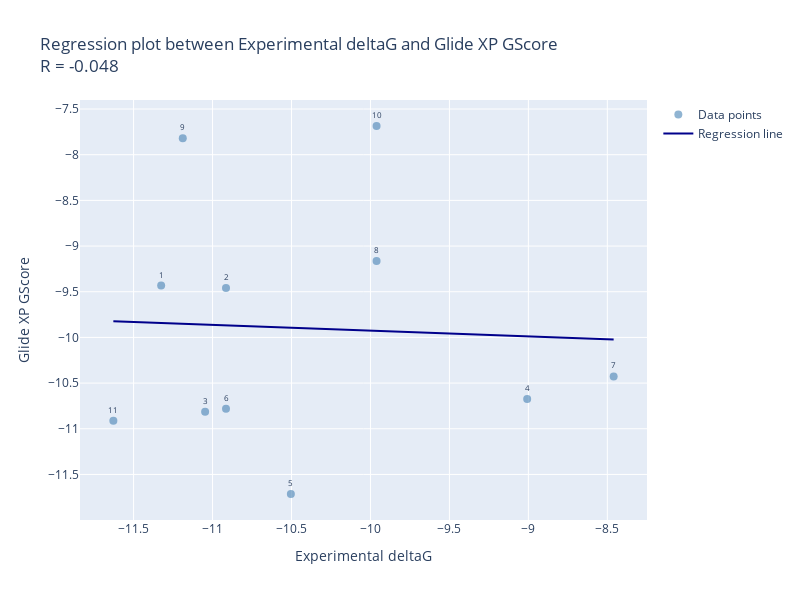

Notebook code for this chart:
### Code cell
#plot a regression plot between Experimental deltaG and r_glide_XP_GScore, put a r score on the plot
from scipy.stats import pearsonr
import plotly.graph_objects as go
from sklearn.linear_model import LinearRegression

# Filter out rows with missing Experimental deltaG values
dfc_filtered = dfc.dropna(subset=['Experimental deltaG'])

# Calculate correlation coefficient
r_value, p_value = pearsonr(dfc_filtered['Experimental deltaG'], dfc_filtered['r_i_docking_score'])

# Fit linear regression for trend line
X = dfc_filtered['Experimental deltaG'].values.reshape(-1, 1)
y = dfc_filtered['r_i_docking_score'].values
model = LinearRegression()
model.fit(X, y)
y_pred = model.predict(X)

# Create interactive plot
fig = go.Figure()

# Add scatter plot with text labels
fig.add_trace(go.Scatter(
    x=dfc_filtered['Experimental deltaG'],
    y=dfc_filtered['r_i_docking_score'],
    mode='markers+text',
    name='Data points',
    marker=dict(size=8, color='steelblue', opacity=0.6),
    text=dfc_filtered['ID'],
    textposition='top center',
    textfont=dict(size=8),
    hovertemplate='<b>ID: %{text}</b><br>Experimental deltaG: %{x:.2f}<br>Glide docking score: %{y:.2f}<extra></extra>'
))

# Add regression line
fig.add_trace(go.Scatter(
    x=dfc_filtered['Experimental deltaG'],
    y=y_pred,
    mode='lines',
    name='Regression line',
    line=dict(color='darkblue', width=2)
))

fig.update_layout(
    title=f'Regression plot between Experimental deltaG and Glide XP GScore<br>R = {r_value:.3f}',
    xaxis_title='Experimental deltaG',
    yaxis_title='Glide XP GScore',
    width=800,
    height=600,
    hovermode='closest'
)

fig.show()

### Figure 1 — Plotly figure (JSON) as saved in the notebook; plotly's stock layout.template omitted (floating-point values rounded to 4 significant figures)
{"data": [{"hovertemplate": "<b>ID: %{text}</b><br>Experimental deltaG: %{x:.2f}<br>Glide docking score: %{y:.2f}<extra></extra>", "marker": {"color": "steelblue", "opacity": 0.6, "size": 8}, "mode": "markers+text", "name": "Data points", "text": [1.0, 2.0, 3.0, 4.0, 5.0, 6.0, 7.0, 8.0, 9.0, 10.0, 11.0], "textfont": {"size": 8}, "textposition": "top center", "type": "scatter", "x": [-11.33, -10.91, -11.05, -9.008, -10.5, -10.91, -8.46, -9.961, -11.19, -9.961, -11.63], "y": [-9.432, -9.458, -10.81, -10.67, -11.71, -10.78, -10.43, -9.163, -7.819, -7.686, -10.91]}, {"line": {"color": "darkblue", "width": 2}, "mode": "lines", "name": "Regression line", "type": "scatter", "x": [-11.33, -10.91, -11.05, -9.008, -10.5, -10.91, -8.46, -9.961, -11.19, -9.961, -11.63], "y": [-9.843, -9.869, -9.86, -9.988, -9.894, -9.869, -10.02, -9.928, -9.851, -9.928, -9.824]}], "layout": {"height": 600, "hovermode": "closest", "title": {"text": "Regression plot between Experimental deltaG and Glide XP GScore<br>R = -0.048"}, "width": 800, "xaxis": {"title": {"text": "Experimental deltaG"}}, "yaxis": {"title": {"text": "Glide XP GScore"}}}}
